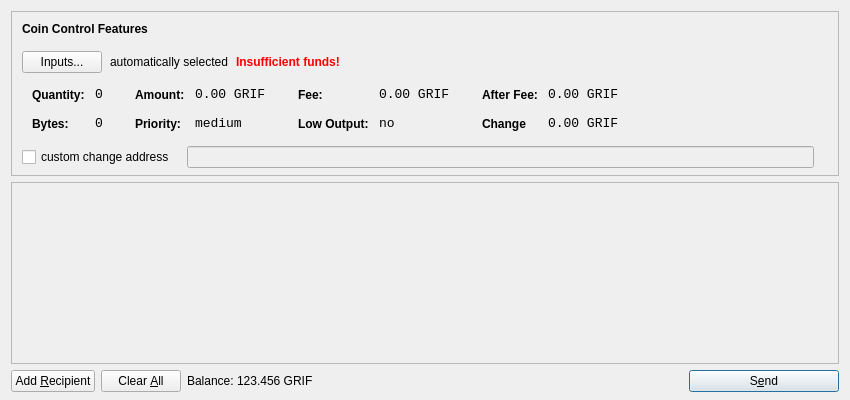
<?xml version="1.0" encoding="UTF-8"?>
<ui version="4.0">
 <class>SendCoinsDialog</class>
 <widget class="QDialog" name="SendCoinsDialog">
  <property name="geometry">
   <rect>
    <x>0</x>
    <y>0</y>
    <width>850</width>
    <height>400</height>
   </rect>
  </property>
  <property name="windowTitle">
   <string>Send Coins</string>
  </property>
  <layout class="QVBoxLayout" name="verticalLayout" stretch="0,1,0">
   <property name="bottomMargin">
    <number>8</number>
   </property>
   <item>
    <widget class="QFrame" name="frameCoinControl">
     <property name="sizePolicy">
      <sizepolicy hsizetype="Expanding" vsizetype="Expanding">
       <horstretch>0</horstretch>
       <verstretch>0</verstretch>
      </sizepolicy>
     </property>
     <property name="maximumSize">
      <size>
       <width>16777215</width>
       <height>16777215</height>
      </size>
     </property>
     <property name="frameShape">
      <enum>QFrame::StyledPanel</enum>
     </property>
     <property name="frameShadow">
      <enum>QFrame::Sunken</enum>
     </property>
     <layout class="QVBoxLayout" name="verticalLayoutCoinControl2">
      <property name="spacing">
       <number>-1</number>
      </property>
      <property name="leftMargin">
       <number>0</number>
      </property>
      <property name="topMargin">
       <number>0</number>
      </property>
      <property name="rightMargin">
       <number>0</number>
      </property>
      <property name="bottomMargin">
       <number>6</number>
      </property>
      <item>
       <layout class="QVBoxLayout" name="verticalLayoutCoinControl" stretch="0,0,0,0,1">
        <property name="spacing">
         <number>0</number>
        </property>
        <property name="leftMargin">
         <number>10</number>
        </property>
        <property name="topMargin">
         <number>10</number>
        </property>
        <item>
         <layout class="QHBoxLayout" name="horizontalLayoutCoinControl1">
          <property name="bottomMargin">
           <number>15</number>
          </property>
          <item>
           <widget class="QLabel" name="labelCoinControlFeatures">
            <property name="sizePolicy">
             <sizepolicy hsizetype="Preferred" vsizetype="Maximum">
              <horstretch>0</horstretch>
              <verstretch>0</verstretch>
             </sizepolicy>
            </property>
            <property name="font">
             <font>
              <weight>75</weight>
              <bold>true</bold>
             </font>
            </property>
            <property name="styleSheet">
             <string notr="true">font-weight:bold;</string>
            </property>
            <property name="text">
             <string>Coin Control Features</string>
            </property>
           </widget>
          </item>
         </layout>
        </item>
        <item>
         <layout class="QHBoxLayout" name="horizontalLayoutCoinControl2" stretch="0,0,0,0">
          <property name="spacing">
           <number>8</number>
          </property>
          <property name="bottomMargin">
           <number>10</number>
          </property>
          <item>
           <widget class="QPushButton" name="pushButtonCoinControl">
            <property name="styleSheet">
             <string notr="true"/>
            </property>
            <property name="text">
             <string>Inputs...</string>
            </property>
           </widget>
          </item>
          <item>
           <widget class="QLabel" name="labelCoinControlAutomaticallySelected">
            <property name="text">
             <string>automatically selected</string>
            </property>
            <property name="margin">
             <number>5</number>
            </property>
           </widget>
          </item>
          <item>
           <widget class="QLabel" name="labelCoinControlInsuffFunds">
            <property name="font">
             <font>
              <weight>75</weight>
              <bold>true</bold>
             </font>
            </property>
            <property name="styleSheet">
             <string notr="true">color:red;font-weight:bold;</string>
            </property>
            <property name="text">
             <string>Insufficient funds!</string>
            </property>
            <property name="margin">
             <number>5</number>
            </property>
           </widget>
          </item>
          <item>
           <spacer name="horizontalSpacerCoinControl">
            <property name="orientation">
             <enum>Qt::Horizontal</enum>
            </property>
            <property name="sizeHint" stdset="0">
             <size>
              <width>40</width>
              <height>1</height>
             </size>
            </property>
           </spacer>
          </item>
         </layout>
        </item>
        <item>
         <widget class="QWidget" name="widgetCoinControl" native="true">
          <property name="sizePolicy">
           <sizepolicy hsizetype="Preferred" vsizetype="Preferred">
            <horstretch>0</horstretch>
            <verstretch>0</verstretch>
           </sizepolicy>
          </property>
          <property name="minimumSize">
           <size>
            <width>0</width>
            <height>0</height>
           </size>
          </property>
          <property name="styleSheet">
           <string notr="true"/>
          </property>
          <layout class="QHBoxLayout" name="horizontalLayoutCoinControl5">
           <property name="margin">
            <number>0</number>
           </property>
           <item>
            <layout class="QHBoxLayout" name="horizontalLayoutCoinControl3" stretch="0,0,0,1">
             <property name="spacing">
              <number>20</number>
             </property>
             <property name="topMargin">
              <number>0</number>
             </property>
             <property name="bottomMargin">
              <number>10</number>
             </property>
             <item>
              <layout class="QFormLayout" name="formLayoutCoinControl1">
               <property name="horizontalSpacing">
                <number>10</number>
               </property>
               <property name="verticalSpacing">
                <number>14</number>
               </property>
               <property name="leftMargin">
                <number>10</number>
               </property>
               <property name="topMargin">
                <number>4</number>
               </property>
               <property name="rightMargin">
                <number>6</number>
               </property>
               <item row="0" column="0">
                <widget class="QLabel" name="labelCoinControlQuantityText">
                 <property name="styleSheet">
                  <string notr="true">font-weight:bold;</string>
                 </property>
                 <property name="text">
                  <string>Quantity:</string>
                 </property>
                 <property name="margin">
                  <number>0</number>
                 </property>
                </widget>
               </item>
               <item row="0" column="1">
                <widget class="QLabel" name="labelCoinControlQuantity">
                 <property name="font">
                  <font>
                   <family>Monospace</family>
                   <pointsize>10</pointsize>
                  </font>
                 </property>
                 <property name="cursor">
                  <cursorShape>IBeamCursor</cursorShape>
                 </property>
                 <property name="contextMenuPolicy">
                  <enum>Qt::ActionsContextMenu</enum>
                 </property>
                 <property name="text">
                  <string>0</string>
                 </property>
                 <property name="margin">
                  <number>0</number>
                 </property>
                 <property name="textInteractionFlags">
                  <set>Qt::LinksAccessibleByMouse|Qt::TextSelectableByKeyboard|Qt::TextSelectableByMouse</set>
                 </property>
                </widget>
               </item>
               <item row="1" column="0">
                <widget class="QLabel" name="labelCoinControlBytesText">
                 <property name="styleSheet">
                  <string notr="true">font-weight:bold;</string>
                 </property>
                 <property name="text">
                  <string>Bytes:</string>
                 </property>
                </widget>
               </item>
               <item row="1" column="1">
                <widget class="QLabel" name="labelCoinControlBytes">
                 <property name="font">
                  <font>
                   <family>Monospace</family>
                   <pointsize>10</pointsize>
                  </font>
                 </property>
                 <property name="cursor">
                  <cursorShape>IBeamCursor</cursorShape>
                 </property>
                 <property name="contextMenuPolicy">
                  <enum>Qt::ActionsContextMenu</enum>
                 </property>
                 <property name="text">
                  <string>0</string>
                 </property>
                 <property name="textInteractionFlags">
                  <set>Qt::LinksAccessibleByMouse|Qt::TextSelectableByKeyboard|Qt::TextSelectableByMouse</set>
                 </property>
                </widget>
               </item>
              </layout>
             </item>
             <item>
              <layout class="QFormLayout" name="formLayoutCoinControl2">
               <property name="horizontalSpacing">
                <number>10</number>
               </property>
               <property name="verticalSpacing">
                <number>14</number>
               </property>
               <property name="leftMargin">
                <number>6</number>
               </property>
               <property name="topMargin">
                <number>4</number>
               </property>
               <property name="rightMargin">
                <number>6</number>
               </property>
               <item row="0" column="0">
                <widget class="QLabel" name="labelCoinControlAmountText">
                 <property name="styleSheet">
                  <string notr="true">font-weight:bold;</string>
                 </property>
                 <property name="text">
                  <string>Amount:</string>
                 </property>
                 <property name="margin">
                  <number>0</number>
                 </property>
                </widget>
               </item>
               <item row="0" column="1">
                <widget class="QLabel" name="labelCoinControlAmount">
                 <property name="font">
                  <font>
                   <family>Monospace</family>
                   <pointsize>10</pointsize>
                  </font>
                 </property>
                 <property name="cursor">
                  <cursorShape>IBeamCursor</cursorShape>
                 </property>
                 <property name="contextMenuPolicy">
                  <enum>Qt::ActionsContextMenu</enum>
                 </property>
                 <property name="text">
                  <string>0.00 GRIF</string>
                 </property>
                 <property name="textInteractionFlags">
                  <set>Qt::LinksAccessibleByMouse|Qt::TextSelectableByKeyboard|Qt::TextSelectableByMouse</set>
                 </property>
                </widget>
               </item>
               <item row="1" column="0">
                <widget class="QLabel" name="labelCoinControlPriorityText">
                 <property name="styleSheet">
                  <string notr="true">font-weight:bold;</string>
                 </property>
                 <property name="text">
                  <string>Priority:</string>
                 </property>
                </widget>
               </item>
               <item row="1" column="1">
                <widget class="QLabel" name="labelCoinControlPriority">
                 <property name="font">
                  <font>
                   <family>Monospace</family>
                   <pointsize>10</pointsize>
                  </font>
                 </property>
                 <property name="cursor">
                  <cursorShape>IBeamCursor</cursorShape>
                 </property>
                 <property name="contextMenuPolicy">
                  <enum>Qt::ActionsContextMenu</enum>
                 </property>
                 <property name="text">
                  <string>medium</string>
                 </property>
                 <property name="textInteractionFlags">
                  <set>Qt::LinksAccessibleByMouse|Qt::TextSelectableByKeyboard|Qt::TextSelectableByMouse</set>
                 </property>
                </widget>
               </item>
              </layout>
             </item>
             <item>
              <layout class="QFormLayout" name="formLayoutCoinControl3">
               <property name="horizontalSpacing">
                <number>10</number>
               </property>
               <property name="verticalSpacing">
                <number>14</number>
               </property>
               <property name="leftMargin">
                <number>6</number>
               </property>
               <property name="topMargin">
                <number>4</number>
               </property>
               <property name="rightMargin">
                <number>6</number>
               </property>
               <item row="0" column="0">
                <widget class="QLabel" name="labelCoinControlFeeText">
                 <property name="styleSheet">
                  <string notr="true">font-weight:bold;</string>
                 </property>
                 <property name="text">
                  <string>Fee:</string>
                 </property>
                 <property name="margin">
                  <number>0</number>
                 </property>
                </widget>
               </item>
               <item row="0" column="1">
                <widget class="QLabel" name="labelCoinControlFee">
                 <property name="font">
                  <font>
                   <family>Monospace</family>
                   <pointsize>10</pointsize>
                  </font>
                 </property>
                 <property name="cursor">
                  <cursorShape>IBeamCursor</cursorShape>
                 </property>
                 <property name="contextMenuPolicy">
                  <enum>Qt::ActionsContextMenu</enum>
                 </property>
                 <property name="text">
                  <string>0.00 GRIF</string>
                 </property>
                 <property name="textInteractionFlags">
                  <set>Qt::LinksAccessibleByMouse|Qt::TextSelectableByKeyboard|Qt::TextSelectableByMouse</set>
                 </property>
                </widget>
               </item>
               <item row="1" column="0">
                <widget class="QLabel" name="labelCoinControlLowOutputText">
                 <property name="styleSheet">
                  <string notr="true">font-weight:bold;</string>
                 </property>
                 <property name="text">
                  <string>Low Output:</string>
                 </property>
                </widget>
               </item>
               <item row="1" column="1">
                <widget class="QLabel" name="labelCoinControlLowOutput">
                 <property name="font">
                  <font>
                   <family>Monospace</family>
                   <pointsize>10</pointsize>
                  </font>
                 </property>
                 <property name="cursor">
                  <cursorShape>IBeamCursor</cursorShape>
                 </property>
                 <property name="contextMenuPolicy">
                  <enum>Qt::ActionsContextMenu</enum>
                 </property>
                 <property name="text">
                  <string>no</string>
                 </property>
                 <property name="textInteractionFlags">
                  <set>Qt::LinksAccessibleByMouse|Qt::TextSelectableByKeyboard|Qt::TextSelectableByMouse</set>
                 </property>
                </widget>
               </item>
              </layout>
             </item>
             <item>
              <layout class="QFormLayout" name="formLayoutCoinControl4">
               <property name="horizontalSpacing">
                <number>10</number>
               </property>
               <property name="verticalSpacing">
                <number>14</number>
               </property>
               <property name="leftMargin">
                <number>6</number>
               </property>
               <property name="topMargin">
                <number>4</number>
               </property>
               <property name="rightMargin">
                <number>6</number>
               </property>
               <item row="0" column="0">
                <widget class="QLabel" name="labelCoinControlAfterFeeText">
                 <property name="styleSheet">
                  <string notr="true">font-weight:bold;</string>
                 </property>
                 <property name="text">
                  <string>After Fee:</string>
                 </property>
                 <property name="margin">
                  <number>0</number>
                 </property>
                </widget>
               </item>
               <item row="0" column="1">
                <widget class="QLabel" name="labelCoinControlAfterFee">
                 <property name="font">
                  <font>
                   <family>Monospace</family>
                   <pointsize>10</pointsize>
                  </font>
                 </property>
                 <property name="cursor">
                  <cursorShape>IBeamCursor</cursorShape>
                 </property>
                 <property name="contextMenuPolicy">
                  <enum>Qt::ActionsContextMenu</enum>
                 </property>
                 <property name="text">
                  <string>0.00 GRIF</string>
                 </property>
                 <property name="textInteractionFlags">
                  <set>Qt::LinksAccessibleByMouse|Qt::TextSelectableByKeyboard|Qt::TextSelectableByMouse</set>
                 </property>
                </widget>
               </item>
               <item row="1" column="0">
                <widget class="QLabel" name="labelCoinControlChangeText">
                 <property name="styleSheet">
                  <string notr="true">font-weight:bold;</string>
                 </property>
                 <property name="text">
                  <string>Change</string>
                 </property>
                </widget>
               </item>
               <item row="1" column="1">
                <widget class="QLabel" name="labelCoinControlChange">
                 <property name="font">
                  <font>
                   <family>Monospace</family>
                   <pointsize>10</pointsize>
                  </font>
                 </property>
                 <property name="cursor">
                  <cursorShape>IBeamCursor</cursorShape>
                 </property>
                 <property name="contextMenuPolicy">
                  <enum>Qt::ActionsContextMenu</enum>
                 </property>
                 <property name="text">
                  <string>0.00 GRIF</string>
                 </property>
                 <property name="textInteractionFlags">
                  <set>Qt::LinksAccessibleByMouse|Qt::TextSelectableByKeyboard|Qt::TextSelectableByMouse</set>
                 </property>
                </widget>
               </item>
              </layout>
             </item>
            </layout>
           </item>
          </layout>
         </widget>
        </item>
        <item>
         <layout class="QHBoxLayout" name="horizontalLayoutCoinControl4" stretch="0,0,0">
          <property name="spacing">
           <number>12</number>
          </property>
          <property name="sizeConstraint">
           <enum>QLayout::SetDefaultConstraint</enum>
          </property>
          <property name="topMargin">
           <number>5</number>
          </property>
          <property name="rightMargin">
           <number>5</number>
          </property>
          <item>
           <widget class="QCheckBox" name="checkBoxCoinControlChange">
            <property name="text">
             <string>custom change address</string>
            </property>
           </widget>
          </item>
          <item>
           <widget class="QLineEdit" name="lineEditCoinControlChange">
            <property name="enabled">
             <bool>false</bool>
            </property>
            <property name="sizePolicy">
             <sizepolicy hsizetype="Expanding" vsizetype="Fixed">
              <horstretch>0</horstretch>
              <verstretch>0</verstretch>
             </sizepolicy>
            </property>
           </widget>
          </item>
          <item>
           <widget class="QLabel" name="labelCoinControlChangeLabel">
            <property name="sizePolicy">
             <sizepolicy hsizetype="Preferred" vsizetype="Expanding">
              <horstretch>0</horstretch>
              <verstretch>0</verstretch>
             </sizepolicy>
            </property>
            <property name="minimumSize">
             <size>
              <width>0</width>
              <height>0</height>
             </size>
            </property>
            <property name="text">
             <string/>
            </property>
            <property name="margin">
             <number>3</number>
            </property>
           </widget>
          </item>
         </layout>
        </item>
        <item>
         <spacer name="verticalSpacerCoinControl">
          <property name="orientation">
           <enum>Qt::Vertical</enum>
          </property>
          <property name="sizeHint" stdset="0">
           <size>
            <width>800</width>
            <height>1</height>
           </size>
          </property>
         </spacer>
        </item>
       </layout>
      </item>
     </layout>
    </widget>
   </item>
   <item>
    <widget class="QScrollArea" name="scrollArea">
     <property name="widgetResizable">
      <bool>true</bool>
     </property>
     <widget class="QWidget" name="scrollAreaWidgetContents">
      <property name="geometry">
       <rect>
        <x>0</x>
        <y>0</y>
        <width>830</width>
        <height>165</height>
       </rect>
      </property>
      <layout class="QVBoxLayout" name="verticalLayout_2">
       <property name="margin">
        <number>0</number>
       </property>
       <item>
        <layout class="QVBoxLayout" name="entries">
         <property name="spacing">
          <number>6</number>
         </property>
        </layout>
       </item>
       <item>
        <spacer name="verticalSpacer">
         <property name="orientation">
          <enum>Qt::Vertical</enum>
         </property>
         <property name="sizeHint" stdset="0">
          <size>
           <width>20</width>
           <height>40</height>
          </size>
         </property>
        </spacer>
       </item>
      </layout>
     </widget>
    </widget>
   </item>
   <item>
    <layout class="QHBoxLayout" name="horizontalLayout">
     <item>
      <widget class="QPushButton" name="addButton">
       <property name="toolTip">
        <string>Send to multiple recipients at once</string>
       </property>
       <property name="text">
        <string>Add &amp;Recipient</string>
       </property>
       <property name="icon">
        <iconset resource="../bitcoin.qrc">
         <normaloff>:/icons/add</normaloff>:/icons/add</iconset>
       </property>
       <property name="autoDefault">
        <bool>false</bool>
       </property>
      </widget>
     </item>
     <item>
      <widget class="QPushButton" name="clearButton">
       <property name="sizePolicy">
        <sizepolicy hsizetype="Minimum" vsizetype="Fixed">
         <horstretch>0</horstretch>
         <verstretch>0</verstretch>
        </sizepolicy>
       </property>
       <property name="toolTip">
        <string>Remove all transaction fields</string>
       </property>
       <property name="text">
        <string>Clear &amp;All</string>
       </property>
       <property name="icon">
        <iconset resource="../bitcoin.qrc">
         <normaloff>:/icons/remove</normaloff>:/icons/remove</iconset>
       </property>
       <property name="autoRepeatDelay">
        <number>300</number>
       </property>
       <property name="autoDefault">
        <bool>false</bool>
       </property>
      </widget>
     </item>
     <item>
      <layout class="QHBoxLayout" name="horizontalLayout_2">
       <property name="spacing">
        <number>3</number>
       </property>
       <item>
        <widget class="QLabel" name="label">
         <property name="sizePolicy">
          <sizepolicy hsizetype="Preferred" vsizetype="Fixed">
           <horstretch>0</horstretch>
           <verstretch>0</verstretch>
          </sizepolicy>
         </property>
         <property name="text">
          <string>Balance:</string>
         </property>
        </widget>
       </item>
       <item>
        <widget class="QLabel" name="labelBalance">
         <property name="sizePolicy">
          <sizepolicy hsizetype="Preferred" vsizetype="Fixed">
           <horstretch>0</horstretch>
           <verstretch>0</verstretch>
          </sizepolicy>
         </property>
         <property name="cursor">
          <cursorShape>IBeamCursor</cursorShape>
         </property>
         <property name="text">
          <string>123.456 GRIF</string>
         </property>
         <property name="textInteractionFlags">
          <set>Qt::LinksAccessibleByMouse|Qt::TextSelectableByKeyboard|Qt::TextSelectableByMouse</set>
         </property>
        </widget>
       </item>
      </layout>
     </item>
     <item>
      <spacer name="horizontalSpacer">
       <property name="orientation">
        <enum>Qt::Horizontal</enum>
       </property>
       <property name="sizeHint" stdset="0">
        <size>
         <width>40</width>
         <height>20</height>
        </size>
       </property>
      </spacer>
     </item>
     <item>
      <widget class="QPushButton" name="sendButton">
       <property name="minimumSize">
        <size>
         <width>150</width>
         <height>0</height>
        </size>
       </property>
       <property name="toolTip">
        <string>Confirm the send action</string>
       </property>
       <property name="text">
        <string>S&amp;end</string>
       </property>
       <property name="icon">
        <iconset resource="../bitcoin.qrc">
         <normaloff>:/icons/send</normaloff>:/icons/send</iconset>
       </property>
       <property name="default">
        <bool>true</bool>
       </property>
      </widget>
     </item>
    </layout>
   </item>
  </layout>
 </widget>
 <resources>
  <include location="../bitcoin.qrc"/>
 </resources>
 <connections/>
</ui>
